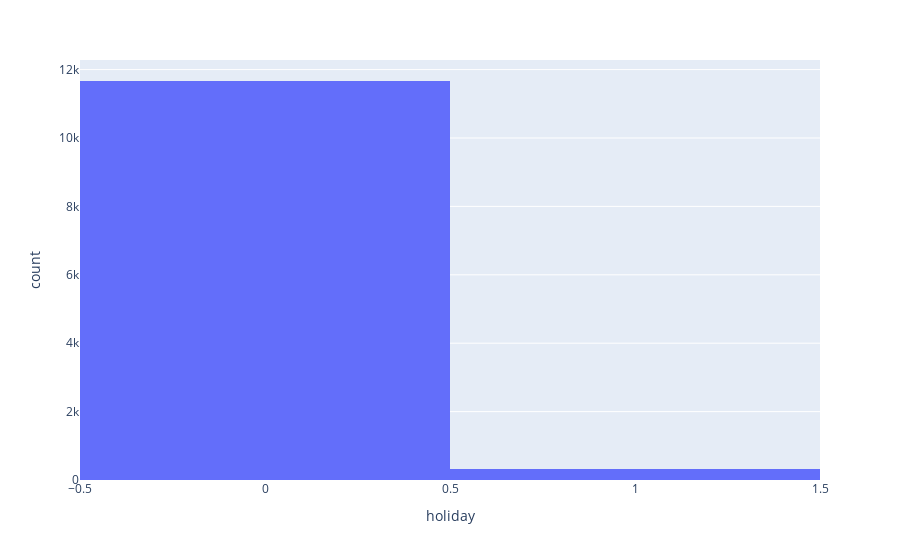

The cell this chart's notebook holds for it:
### Code cell
px.histogram(df_0,'holiday')

### Figure 1 — Plotly figure (JSON) as saved in the notebook; plotly's stock layout.template omitted (floating-point values rounded to 4 significant figures; data arrays with more than 128 entries replaced by an {"elided": "..."} marker saying what was removed)
{"data": [{"alignmentgroup": "True", "bingroup": "x", "hovertemplate": "holiday=%{x}<br>count=%{y}<extra></extra>", "legendgroup": "", "marker": {"color": "#636efa", "pattern": {"shape": ""}}, "name": "", "offsetgroup": "", "orientation": "v", "showlegend": false, "type": "histogram", "x": {"elided": "11999 int values"}, "xaxis": "x", "yaxis": "y"}], "layout": {"barmode": "relative", "legend": {"tracegroupgap": 0}, "margin": {"t": 60}, "xaxis": {"anchor": "y", "domain": [0, 1], "title": {"text": "holiday"}}, "yaxis": {"anchor": "x", "domain": [0, 1], "title": {"text": "count"}}}}
